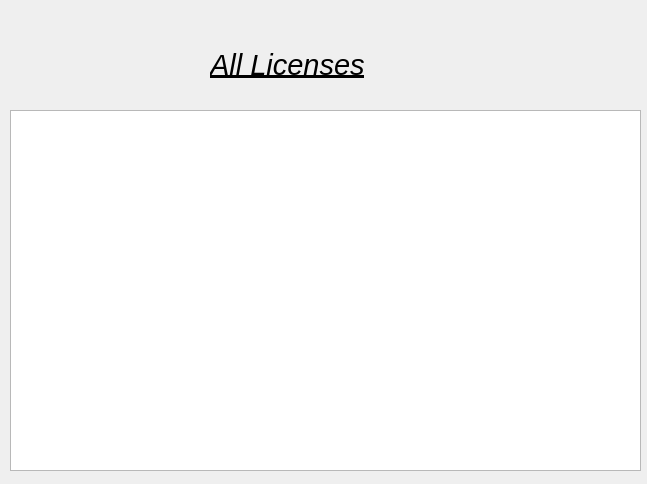
<?xml version="1.0" encoding="UTF-8"?>
<ui version="4.0">
 <class>AllLicenses</class>
 <widget class="QWidget" name="AllLicenses">
  <property name="geometry">
   <rect>
    <x>0</x>
    <y>0</y>
    <width>647</width>
    <height>484</height>
   </rect>
  </property>
  <property name="windowTitle">
   <string>All Licenses Status</string>
  </property>
  <widget class="QListView" name="AllLicensesTable">
   <property name="geometry">
    <rect>
     <x>10</x>
     <y>110</y>
     <width>631</width>
     <height>361</height>
    </rect>
   </property>
  </widget>
  <widget class="QLabel" name="LicenseLabel">
   <property name="geometry">
    <rect>
     <x>210</x>
     <y>30</y>
     <width>251</width>
     <height>71</height>
    </rect>
   </property>
   <property name="text">
    <string>&lt;html&gt;&lt;head/&gt;&lt;body&gt;&lt;p&gt;&lt;span style=&quot; font-size:22pt; font-style:italic; text-decoration: underline;&quot;&gt;All Licenses&lt;/span&gt;&lt;/p&gt;&lt;/body&gt;&lt;/html&gt;</string>
   </property>
  </widget>
 </widget>
 <resources/>
 <connections/>
</ui>
